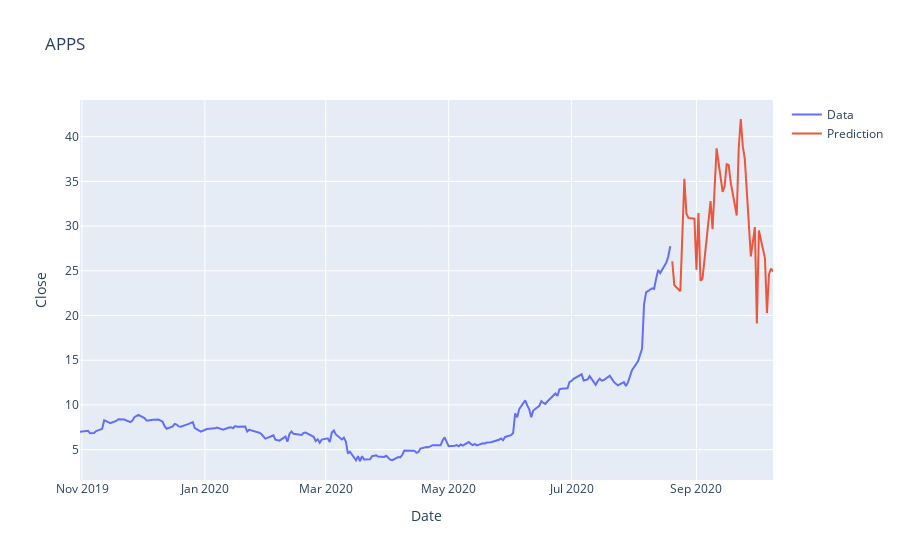

Notebook code cell kept with this figure:
### Code cell
prediction = model.predict_generator(test_generator)

close_train = close_train.reshape((-1))
close_test = close_test.reshape((-1))
prediction = prediction.reshape((-1))

trace1 = go.Scatter(
    x = date_train,
    y = close_train,
    mode = 'lines',
    name = 'Data'
)
trace2 = go.Scatter(
    x = date_test,
    y = prediction,
    mode = 'lines',
    name = 'Prediction'
)

layout = go.Layout(
    title = "APPS",
    xaxis = {'title' : "Date"},
    yaxis = {'title' : "Close"}
)
fig = go.Figure(data=[trace1, trace2], layout=layout)
fig.show()

### Figure 1 — Plotly figure (JSON) as saved in the notebook; plotly's stock layout.template omitted (floating-point values rounded to 4 significant figures; data arrays with more than 128 entries replaced by an {"elided": "..."} marker saying what was removed)
{"data": [{"mode": "lines", "name": "Data", "type": "scatter", "x": {"elided": "202 str values"}, "y": {"elided": "202 float values"}}, {"mode": "lines", "name": "Prediction", "type": "scatter", "x": ["2020-08-20T00:00:00", "2020-08-21T00:00:00", "2020-08-24T00:00:00", "2020-08-25T00:00:00", "2020-08-26T00:00:00", "2020-08-27T00:00:00", "2020-08-28T00:00:00", "2020-08-31T00:00:00", "2020-09-01T00:00:00", "2020-09-02T00:00:00", "2020-09-03T00:00:00", "2020-09-04T00:00:00", "2020-09-08T00:00:00", "2020-09-09T00:00:00", "2020-09-10T00:00:00", "2020-09-11T00:00:00", "2020-09-14T00:00:00", "2020-09-15T00:00:00", "2020-09-16T00:00:00", "2020-09-17T00:00:00", "2020-09-18T00:00:00", "2020-09-21T00:00:00", "2020-09-22T00:00:00", "2020-09-23T00:00:00", "2020-09-24T00:00:00", "2020-09-25T00:00:00", "2020-09-28T00:00:00", "2020-09-29T00:00:00", "2020-09-30T00:00:00", "2020-10-01T00:00:00", "2020-10-02T00:00:00", "2020-10-05T00:00:00", "2020-10-06T00:00:00", "2020-10-07T00:00:00", "2020-10-08T00:00:00", "2020-10-09T00:00:00", "2020-10-12T00:00:00", "2020-10-13T00:00:00", "2020-10-14T00:00:00", "2020-10-15T00:00:00", "2020-10-16T00:00:00", "2020-10-19T00:00:00", "2020-10-20T00:00:00", "2020-10-21T00:00:00", "2020-10-22T00:00:00", "2020-10-23T00:00:00", "2020-10-26T00:00:00", "2020-10-27T00:00:00", "2020-10-28T00:00:00", "2020-10-29T00:00:00", "2020-10-30T00:00:00"], "y": [26.06, 23.4, 22.72, 29.32, 35.29, 31.41, 30.92, 30.82, 25.12, 31.45, 23.88, 24.11, 32.79, 29.64, 34.08, 38.69, 33.82, 34.48, 36.92, 36.83, 34.89, 31.19, 38.8, 41.98, 38.94, 37.52, 26.62, 28.17, 29.89, 19.1, 29.51, 26.42, 20.3, 24.6, 25.26, 24.91]}], "layout": {"title": {"text": "APPS"}, "xaxis": {"title": {"text": "Date"}}, "yaxis": {"title": {"text": "Close"}}}}
